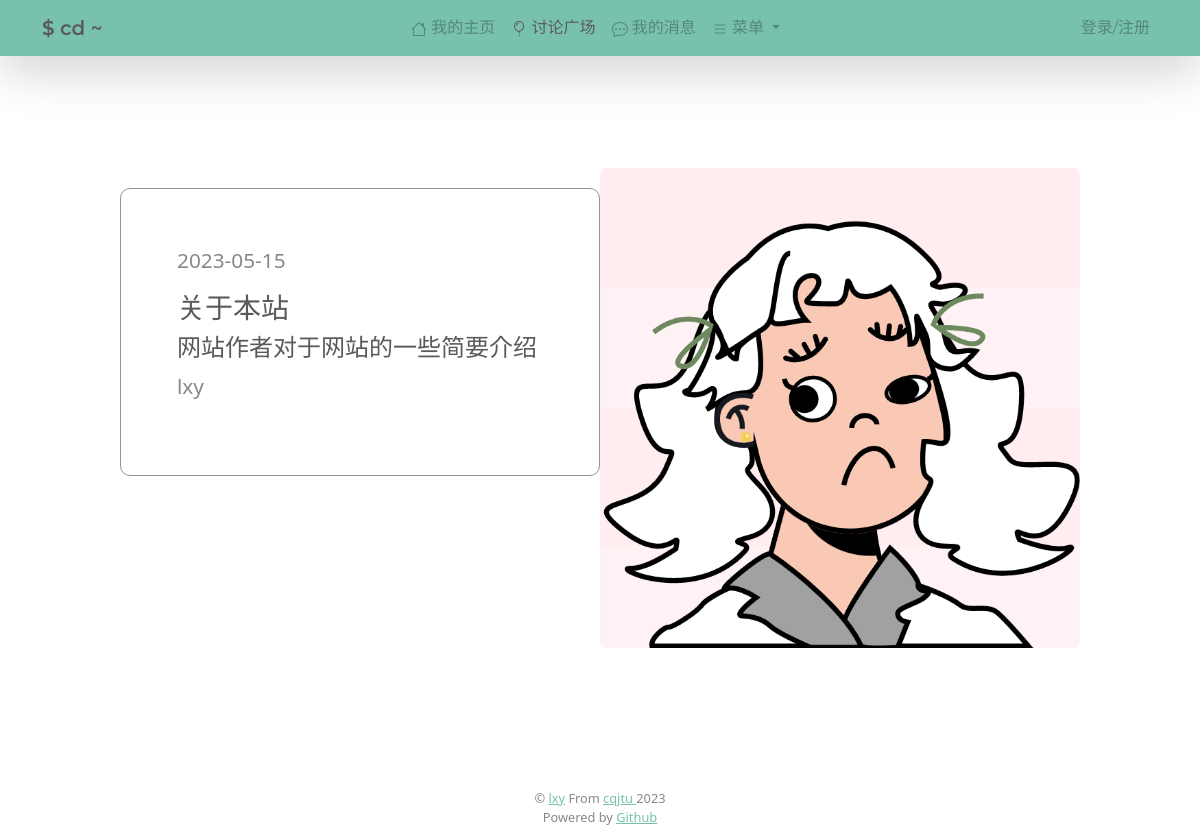
/topics, run on an earlier commit of the app's database.
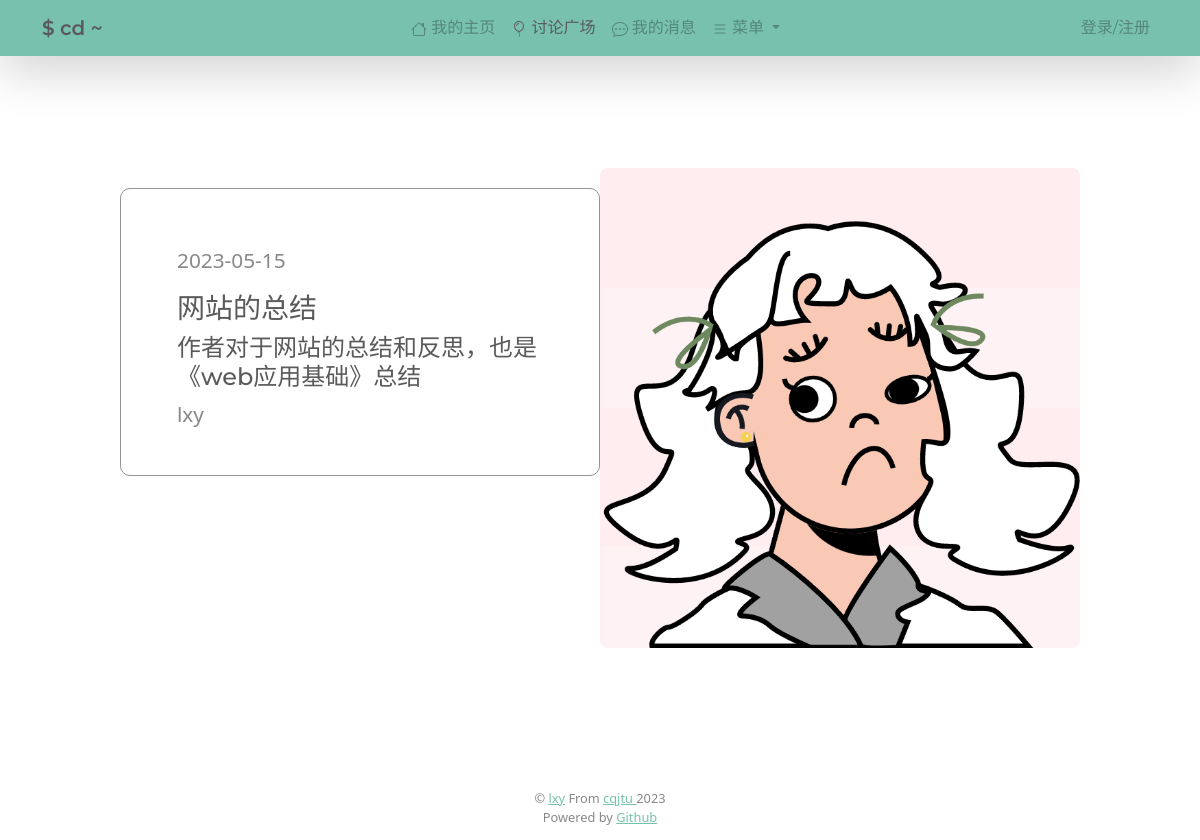
And on a later commit of the database.
### web/models.py (models this page shows)
class Postings(models.Model):
    id = models.AutoField(primary_key=True)
    username = models.CharField(max_length=100, null=False, blank=False)
    content = models.TextField(max_length=10000,null=False, blank=False)
    title = models.CharField(max_length=50,null=False, blank=False)
    subtitle = models.CharField(max_length=100,null=False, blank=False)
    create_time = models.DateTimeField(default = datetime.datetime.now)
    update_time = models.DateTimeField(auto_now=True)

### web/views.py (the view)
# urls.py: path("topics", views.topics, name='topics'),
def topics(request) :
    posts = Postings.objects.all().order_by('?')[:10]
    context = {'isactive':'topics', 'posts':posts}
    return render(request, 'web/topics.html', context=context)

### web/templatetags/get_mod.py (called while the page is built)
@register.filter
def get_mod(arg1, arg2):
    return arg1 % int(arg2) + 1

### web/templates/web/topics.html (shortened to what this page needs)
{% extends 'main.html' %} {% load static %} {% load get_mod %} {% block content%}
<div class="page-list">
	{% for post in posts %}
	<div class="page-item">
		<div class="page-item-img">
			<img src="{% static 'images' %}/{{ post.id|get_mod:100  }}.png" />
		</div>
		<div class="page-item-info">
			<p>{{ post.create_time|date:"Y-m-d" }}</p>
			<a href="{% url 'postContent' post.id %}">
				<h3>{{ post.title }}</h3>
				<h4>{{ post.subtitle }}</h4>
			</a>
			<div class="page-item-author">
				<p>{{ post.username }}</p>
			</div>
		</div>
	</div>
	{% endfor %}
	{% endblock %}

### templates/main.html (shortened to what this page needs)
<!doctype html>
{% load static %}
<html lang="en">
  <head>
    <link rel="stylesheet" href="{% static 'css/bootstrap.css' %}">
    <link rel="stylesheet" href="{% static 'css/main.css' %}">
    <link rel="stylesheet" href="https://cdn.jsdelivr.net/npm/bootstrap-icons@1.5.0/font/bootstrap-icons.css">
  </head>
  <body>
    <div class="back">
        {% include 'navbar.html' %}
        {% block content %}
        {% endblock %}
    </div>
    <footer>
      &copy;
       <a href="https://github.com/lxycxy" target="_blank">lxy</a> From
      <a href="https://www.cqjtu.edu.cn/" target="_blank"> cqjtu </a>
      2023
      <br>
      Powered by
      <a href="https://github.com/" target="_blank">Github</a>
    </footer>
  </body>
</html>

### templates/navbar.html (shortened to what this page needs)
<nav class="navbar shadow-lg navbar-expand-lg bg-primary" data-bs-theme="light">
    <div class="container">
      <a class="navbar-brand" style="font-weight: 600;" href="{% url 'index' %}">$ cd ~</a>
      <div class="collapse navbar-collapse justify-content-end" id="navbarTogglerDemo01">
        <ul class="navbar-nav navbar-right">
          <li class="nav-item">
            <a class="nav-link {% if isactive == 'index' %} active {% endif %}" href="{% url 'index' %}"> 我的主页</a>
          </li>
          <li class="nav-item">
            <a class="nav-link {% if isactive == 'topics' %} active {% endif %}"  href="{% url 'topics' %}"> 讨论广场</a>
          </li>
          <li class="nav-item">
            <a class="nav-link {% if isactive == 'message' %} active {% endif %}"  href="{% url 'message' %}">
              我的消息</a>
          </li>
          <li class="nav-item dropdown ">
            <a class="nav-link dropdown-toggle" href="#" role="button" data-bs-toggle="dropdown" aria-expanded="false">
              菜单
            </a>
          </li>
        </ul>
      </div>
      {% if request.user.is_authenticated %}
      <div class="collapse navbar-collapse justify-content-end" data-bs-theme="light" id="navbarTogglerDemo01">
        <div class="nav-item dropdown">
          <a class="nav-link dropdown-toggle" href="#" role="button" data-bs-toggle="dropdown" aria-expanded="false" style="font-family: 'Lucida Sans';">
            <svg xmlns="http://www.w3.org/2000/svg" width="16" height="16" fill="currentColor" class="bi bi-person" viewBox="0 0 16 16">
              <path d="M8 8a3 3 0 1 0 0-6 3 3 0 0 0 0 6Zm2-3a2 2 0 1 1-4 0 2 2 0 0 1 4 0Zm4 8c0 1-1 1-1 1H3s-1 0-1-1 1-4 6-4 6 3 6 4Zm-1-.004c-.001-.246-.154-.986-.832-1.664C11.516 10.68 10.289 10 8 10c-2.29 0-3.516.68-4.168 1.332-.678.678-.83 1.418-.832 1.664h10Z"/>
            </svg>{{ request.user.username }}
          </a>
          <ul class="dropdown-menu">
            <li><a class="dropdown-item" href="{% url 'updateUser' %}">修改资料</a></li>
            <li><hr class="dropdown-divider"></li>
            <li><a class="dropdown-item" href="{% url 'logout' %}">退出登录</a></li>
          </ul>
        </div>
      </div>
      {% else %}
      <div class="collapse navbar-collapse justify-content-end" id="navbarTogglerDemo01">
        <ul class=" nav navbar-nav navbar-right">
          <li class="nav-item">
            <a class="nav-link" aria-current="page" href="{% url 'login' %}">登录/注册</a>
          </li>
        </ul>
      </div>
      {% endif %}
    </div>
  </nav>

### static/css/main.css (style rules this page uses)
p { font-size: 1.3em; }
.page-item:nth-child(odd) { flex-direction: row-reverse; }
.page-item { margin: 80px auto 80px; display: flex; justify-content: center; }
.page-item-img { z-index: 1; }
.page-item-info { border-radius: 10px; width: 30em; height: 18em; padding: 3.5em; border: 1px solid #959494; margin-top: 20px; }
.page-item-img img { width: 30rem; border-radius: 0.5rem; transition: 0.3s all ease-out; }
.page-list { padding-top: 2rem; padding-bottom: 3rem; }
.page-item-info > a { text-decoration: none; }
.page-item-info>a { text-decoration: none; }

### templates/main.html (style rules this page uses)
footer { height: 5em; padding-top: 1em; font-size: .8em; text-align: center; }
.back { min-height: 100vh; background-color: rgba(0, 0, 0, 0); display: flex; flex-direction: column; }
div { clear: both; }

What changed in the data, as far as the page shows it:
changed Postings "lxy": title "关于本站" → "网站的总结"; subtitle "网站作者对于网站的一些简要介绍" → "作者对于网站的总结和反思，也是《web应用基础》总结"
